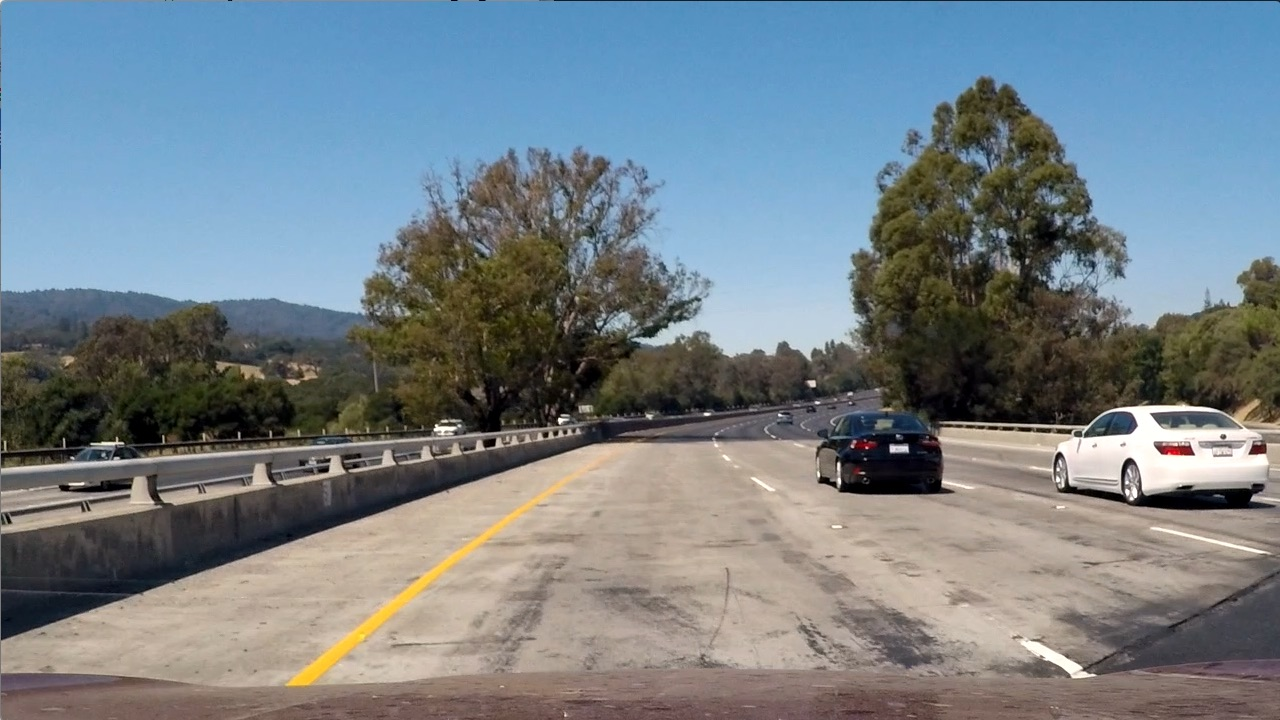
#> input picture Linear/test1.jpg, 1280 x 720 px, given in place of test.flv, which was not available
$ python video.py
#> lines starting #> are read from the running program, lines starting #| are printed output that depends on the picture; after the words box and inside, x2 and y2 are one past the last pixel; in counts of white or black regions, pixels touching at a corner belong together; pictures that were not available may be replaced by others from this repository, and a replacement may not be noted
### Linear/utils.py
"""
Used threshold values and code based on
https://github.com/kenshiro-o

A brief and good write-up on lane keeping by same guy
https://towardsdatascience.com/teaching-cars-to-see-advanced-lane-detection-using-computer-vision-87a01de0424f
"""

import cv2
import matplotlib.pyplot as plt
import numpy as np
from scipy import stats

# display BGR images
def show(img):
    plt.imshow(img[...,::-1])
    plt.show()

# visualise lines
def draw_lines(img, lines, color=[255, 0, 0], thickness=5):
    img_copy = img.copy()

    for line in lines:
        x1, y1, x2, y2 = list(map(int,line))
        cv2.line(img_copy, (x1, y1), (x2, y2), color, thickness)

    return img_copy

# get mask that covers yellow and white region
def get_masks(img_hsl):

    low_thresh = np.array([15, 38, 115])
    high_thresh = np.array([35, 204, 255])
    yellow_mask = cv2.inRange(img_hsl, low_thresh, high_thresh)

    low_thresh = np.array([0, 200, 0])
    high_thresh = np.array([180, 255, 255])
    white_mask = cv2.inRange(img_hsl, low_thresh, high_thresh)

    return yellow_mask, white_mask

# depends on input resolution
# get coordinates of the trapeziodal Region of Interest
# this is by eye-balling I believe
def get_vertices_ROI(img):

    height, width = img.shape[0:2]

    vertices = None

    region_bottom_left = (130 , height - 1)
    region_top_left = (410, 330)
    region_top_right = (650, 350)
    region_bottom_right = (width - 30, width - 1)
    vertices = np.array([[region_bottom_left , region_top_left, region_top_right, region_bottom_right]], dtype=np.int32)

    return vertices

# applies mask to obtain ROI from the original img
def get_ROI(img):

    # creating a blank mask of the same shape as img
    mask = np.zeros_like(img)

    # if img has > 1 depth, color is a tuple
    try:
        num_channels = img.shape[2]
        white = (255,)*num_channels
    # else color is a scalar
    except:
        white = 255

    # obtain 4 vertices of the trapezoid ROI
    vertices = get_vertices_ROI(img)

    # fill ROI polygon in mask with white i.e unmask ROI
    cv2.fillPoly(mask, vertices, white)

    # apply mask on img
    masked_img = cv2.bitwise_and(img, mask)

    return masked_img


# distinguishes between left and right markers on the lane
# uses slope information
def diff_left_right(img, lines):

    # get mid point along x axis
    img_width = img.shape[1]
    mid_x = img_width / 2.0

    # placeholders to contain left and right lane markings
    left_lane_markings = []
    right_lane_markings = []

    # check if each line is left or right and append accordingly
    for line in lines:
        for x1, y1, x2, y2 in line:

            dx, dy = x2 - x1, y2 - y1
            if dx == 0 or dy == 0:
                continue  # ignore 0 and 90 lines

            slope = dy/dx

            epsilon = 0.1 # arbitrary threshold
            if abs(slope) < epsilon:
                continue # ignore lines with extremly small slopes

            # marking should be entirely within left or right
            # if -ve slope left lane & +ve slope right lane
            # remember y axis downwards is +ve
            if slope < 0 and x1 < mid_x and x2 < mid_x:
                left_lane_markings.append(line)
            elif x1 >= mid_x and x2 >= mid_x:
                right_lane_markings.append(line)

    return left_lane_markings, right_lane_markings


# given a set of points that make smaller line
# does linear regression to find line
# that best fits all the end points of small lines
def linreg(lines):
    xs, ys = [], []

    for line in lines:
        for x1, y1, x2, y2 in line:
            xs.append(x1)
            xs.append(x2)
            ys.append(y1)
            ys.append(y2)

    slope, intercept, _ , _ , _ = stats.linregress(xs, ys)

    return slope, intercept

# given top_y we find the corresponding other coords with slope and intercept
def trace_lane_marking(img, lines, top_y):
    A, b = linreg(lines) # A is slope, b is intercept

    img_shape = img.shape
    bottom_y = img_shape[0] - 1 # zero indexing
    bottom_x = (bottom_y - b) // A # find bottom x intercept

    top_x = (top_y - b) // A # find top x intercept

    new_lines = [[bottom_x, bottom_y, top_x, top_y]]
    return draw_lines(img, new_lines)

# final output funtion that draws the predicted lane markings
def trace_both_markings(img, left_lane_markings, right_lane_markings):
    vertices = get_vertices_ROI(img)
    _ , top_y = vertices[0][1]

    full_left_lane_img = trace_lane_marking(img, left_lane_markings, top_y)
    full_leftandright_lanes_img = trace_lane_marking(full_left_lane_img, right_lane_markings, top_y)

    img_with_lane_weight =  cv2.addWeighted(img, 0.5, full_leftandright_lanes_img, 0.5, 0.0)

    return img_with_lane_weight

### Linear/video.py
import cv2
import matplotlib.pyplot as plt
import numpy as np
from scipy import stats
from utils import *

cap = cv2.VideoCapture('test.flv')

INPUT_SIZE = (960, 540)


while(True):
    # Capture frame-by-frame
    ret, frame = cap.read()
#> frame is the input picture: shape (720, 1280, 3); mean B, G, R 135.5, 128.7, 117.5

    # Our operations on the frame come here
    # convert to input size
    frame = frame[:900,100:-100]
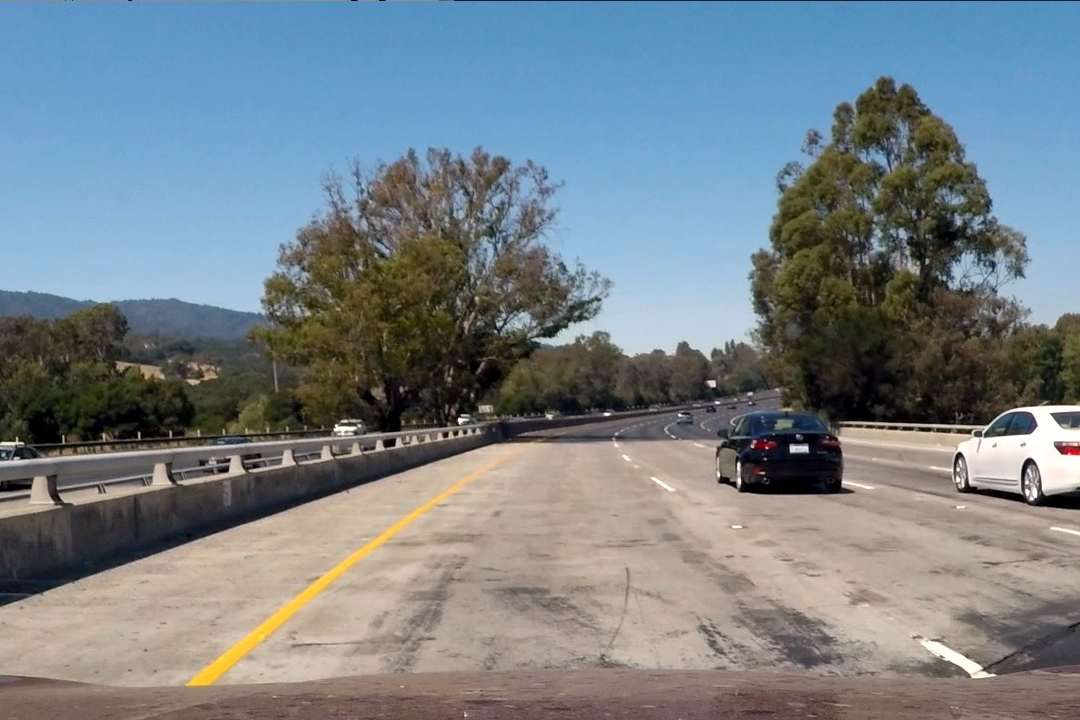
#> frame: shape (720, 1080, 3); mean B, G, R 135.4, 129.4, 119.1
    img = cv2.resize(frame, INPUT_SIZE)

    # convert BGR to HLS space
    img_hsl = cv2.cvtColor(img, cv2.COLOR_BGR2HLS)
#> img_hsl: shape (540, 960, 3); mean of channels 0, 1, 2 57.7, 127.4, 73.3

    # combine both masks using bitwise OR
    yellow_mask, white_mask = get_masks(img_hsl)
#> in get_masks, `yellow_mask = cv2.inRange(img_hsl, low_thresh, high_thresh)`:
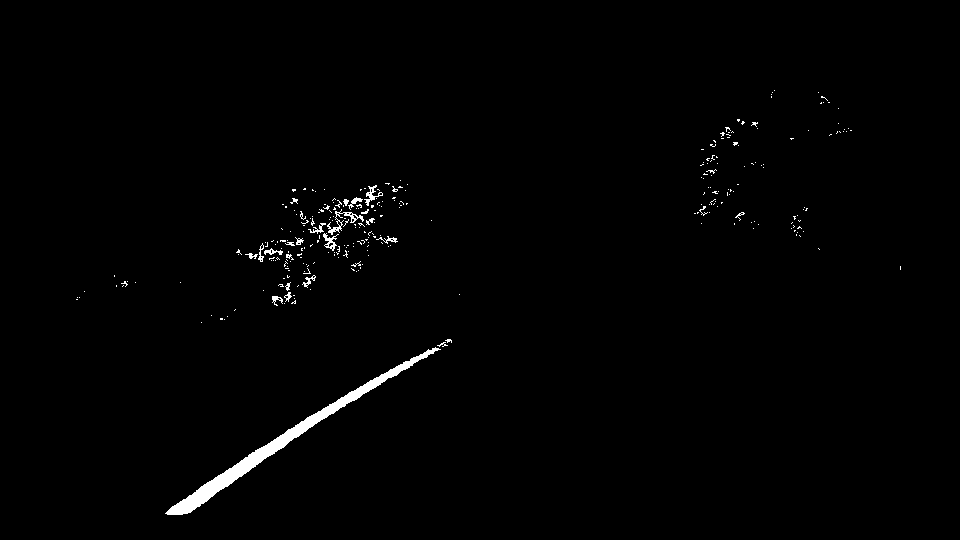
#> yellow_mask: shape (540, 960); 1% white; 290 white regions (265 under 20 px), largest, box (x1, y1, x2, y2) and area: (165, 347, 441, 515) 3249, (327, 209, 364, 235) 203, (364, 185, 383, 206) 122
#> in get_masks, `white_mask = cv2.inRange(img_hsl, low_thresh, high_thresh)`: white_mask: shape (540, 960); 2.2% white; 140 white regions (124 under 20 px), largest, box (x1, y1, x2, y2) and area: (486, 214, 673, 269) 5617, (746, 304, 960, 368) 3918, (817, 478, 885, 509) 516
    combined_mask = cv2.bitwise_or(yellow_mask, white_mask)
#> combined_mask: shape (540, 960); 3.2% white; 423 white regions (383 under 20 px), largest, box (x1, y1, x2, y2) and area: (486, 214, 673, 269) 5617, (746, 304, 960, 368) 3918, (165, 342, 448, 515) 3279

    # apply mask to image using bitwise AND
    img_masked = cv2.bitwise_and(img, img, mask=combined_mask)
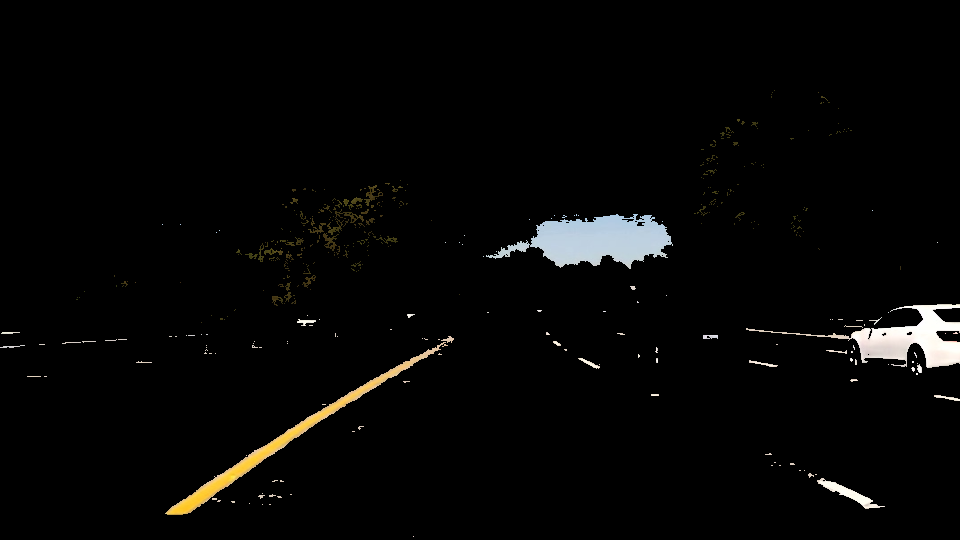
#> img_masked: shape (540, 960, 3); mean B, G, R 5.6, 6.2, 6.4

    # grayscale
    img_gray = cv2.cvtColor(img_masked, cv2.COLOR_BGR2GRAY)

    # and blur for edge detection
    kernel_size = 5
    img_gray_blur = cv2.GaussianBlur(img_gray, (kernel_size, kernel_size), 0)

    try:
        # canny edge detection
        low_thresh, high_thresh = 50, 150
        img_canny = cv2.Canny(img_gray_blur, low_thresh, high_thresh)
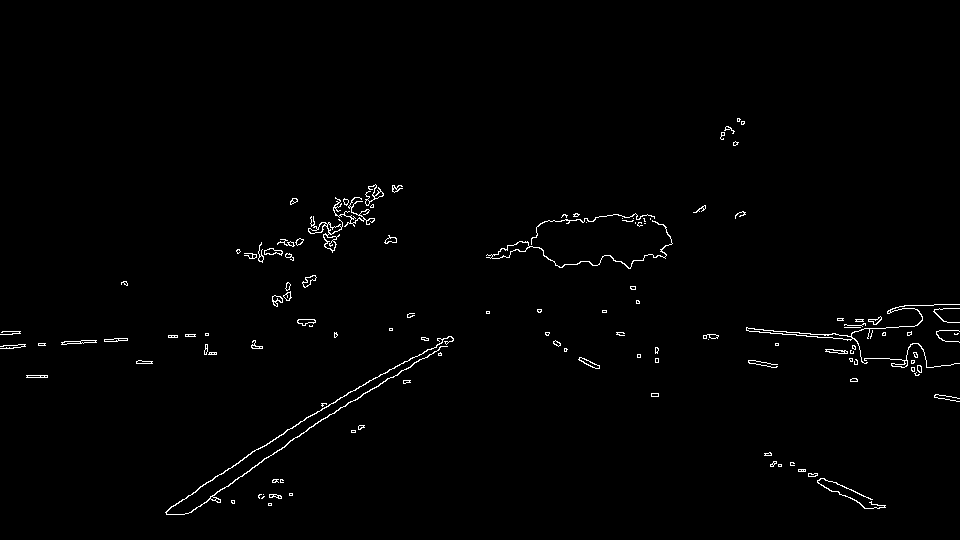
#> img_canny: shape (540, 960); 1.1% white in thin lines or dots, all inside (x1, y1, x2, y2) = (0, 118, 960, 515)

        # get only ROI by masking
        img_roi = get_ROI(img_canny)
#> in get_ROI, `vertices = get_vertices_ROI(img)`: vertices = [[130, 539], [410, 330], [650, 350], [930, 959]]
#> in get_ROI, `cv2.fillPoly(mask, vertices, white)`:
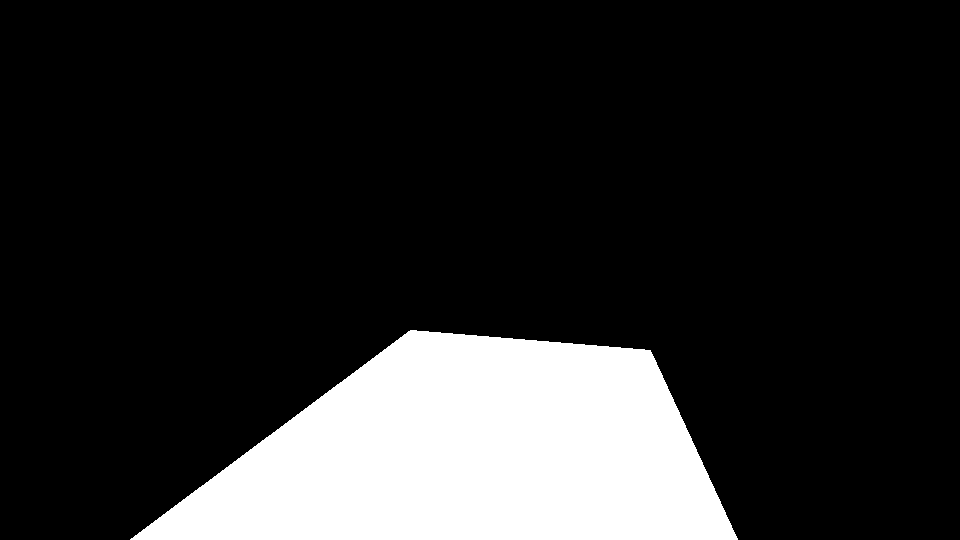
#> mask: shape (540, 960); 16.6% white; 1 white region, box (x1, y1, x2, y2) and area: (130, 330, 738, 540) 85910
#> in get_ROI, `masked_img = cv2.bitwise_and(img, mask)`:
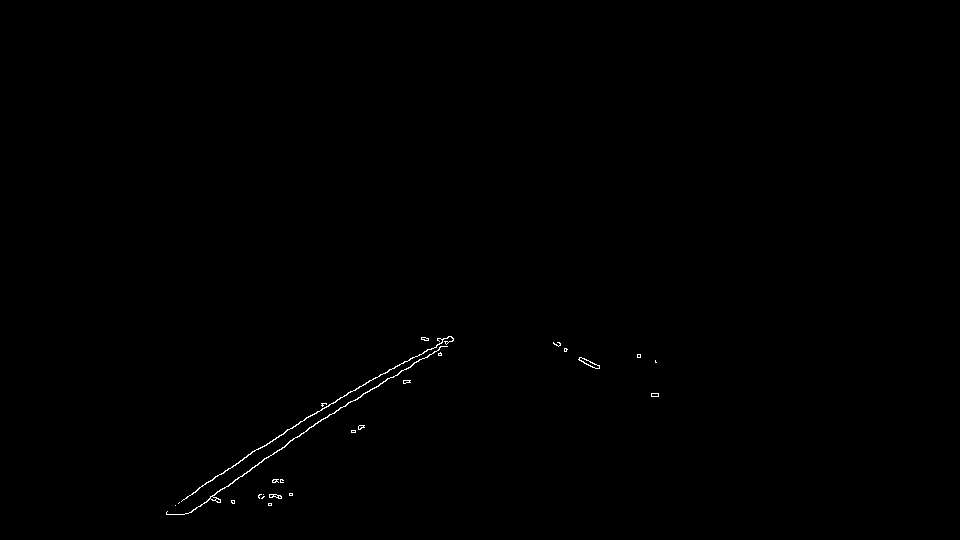
#> masked_img: shape (540, 960); 0.24% white in thin lines or dots, all inside (x1, y1, x2, y2) = (166, 336, 659, 515)

        # hough to recognise straight lines
        hough_lines = cv2.HoughLinesP(img_roi,
                                        rho=1,
                                        theta=(np.pi / 180.0),
                                        threshold=15,
                                        minLineLength=20,
                                        maxLineGap=10)
#> hough_lines = 20 rows, first 6: [355, 400, 388, 378], [327, 417, 367, 391], [409, 360, 451, 336], [337, 399, 427, 349], [190, 512, 340, 407], [197, 489, 317, 411]

        left_lane_markings, right_lane_markings = diff_left_right(img, hough_lines)
#> the loop in diff_left_right, `for line in lines:` made 20 passes
#> line on passes 1 to 12: [[355, 400, 388, 378]], [[327, 417, 367, 391]], [[409, 360, 451, 336]], [[337, 399, 427, 349]], [[190, 512, 340, 407]], [[197, 489, 317, 411]], [[262, 447, 329, 404]], [[392, 377, 420, 359]], [[210, 496, 274, 452]], [[262, 498, 292, 493]], [[288, 442, 329, 414]], [[421, 339, 451, 341]]
#> after the loop in diff_left_right, `for line in lines:`: left_lane_markings = 18 items, first 6: [[355, 400, 388, 378]], [[327, 417, 367, 391]], [[409, 360, 451, 336]], [[337, 399, 427, 349]], [[190, 512, 340, 407]], [[197, 489, 317, 411]]; right_lane_markings = []
#> right_lane_markings = []

        result = trace_both_markings(img, left_lane_markings, right_lane_markings)
#> in trace_both_markings, `vertices = get_vertices_ROI(img)`: vertices = [[130, 539], [410, 330], [650, 350], [930, 959]]
#> in trace_both_markings, `_ , top_y = vertices[0][1]`: top_y = 330
#> the loop in linreg, `for line in lines:` made 18 passes
#> after the loop in linreg, `for line in lines:`: xs = 36 values, max 452 at index 23, min 182 at index 32, mean 326.8; ys = 36 values, max 514 at index 32, min 336 at index 5, mean 417.7
#> in linreg, `slope, intercept, _ , _ , _ = stats.linregress(xs, ys)`: slope = -0.658; intercept = 632.7
#> in trace_lane_marking, `A, b = linreg(lines)`: A = -0.658; b = 632.7
#> in trace_lane_marking, `bottom_x = (bottom_y - b) // A`: bottom_x = 142
#> in trace_lane_marking, `top_x = (top_y - b) // A`: top_x = 460
#> in trace_lane_marking, `new_lines = [[bottom_x, bottom_y, top_x, top_y]]`: new_lines = [[142, 539, 460, 330]]
#> the loop in draw_lines, `for line in lines:` made 1 pass
#> after the loop in draw_lines, `for line in lines:`:
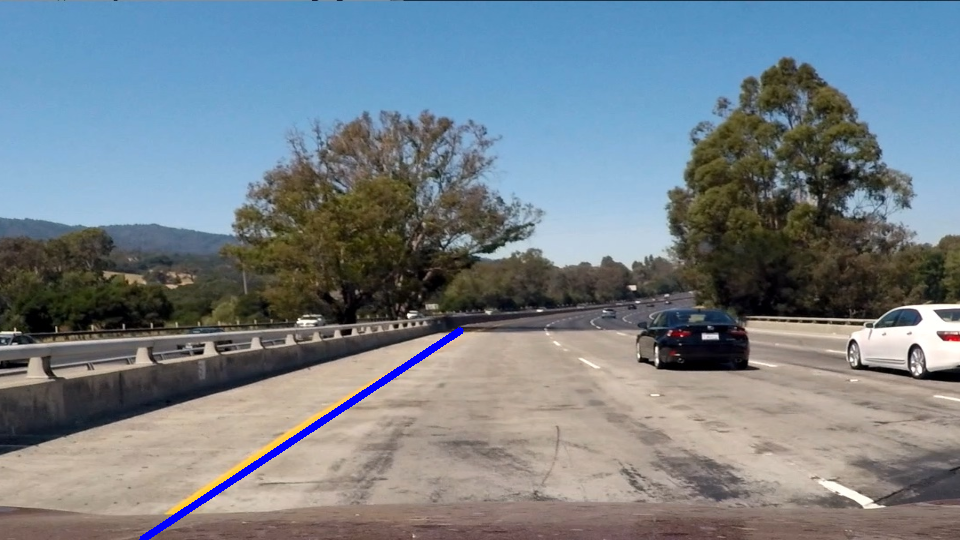
#> img_copy: shape (540, 960, 3); mean B, G, R 136, 128.3, 117.9


        cv2.imshow('frame',result)

    except:
        pass

    # Display the resulting frame

    if cv2.waitKey(1) & 0xFF == ord('q'):
#> (key q is pressed here)
        break

# When everything done, release the capture
cap.release()
cv2.destroyAllWindows()
